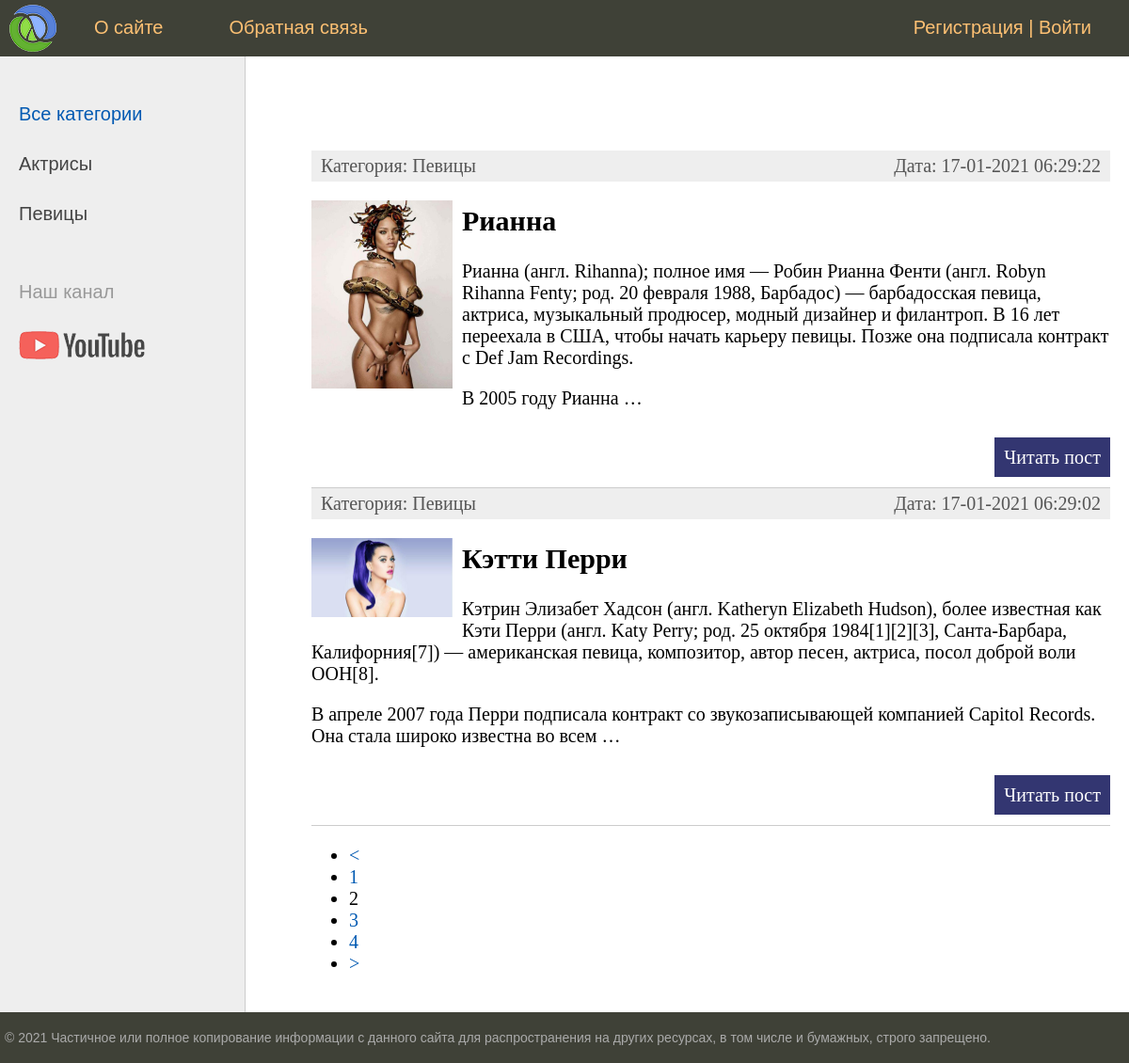
Screenshot of /women/?page=2 with the database file from the repository.
### women/models.py (models this page shows, shortened)
class Category(models.Model):
    name = models.CharField(max_length=100, db_index=True, verbose_name="Категория") # db_index значит что поле индексируемо, то есть поиск по нему происходит немного быстрее
    slug = models.SlugField(max_length=255, unique=True, db_index=True, verbose_name="URL")
    def __str__(self):
        return self.name
    def get_absolute_url(self):
        return reverse('category', kwargs={'cat_slug': self.slug})
    class Meta:
        verbose_name = 'Категория'
        verbose_name_plural = 'Категории'
        ordering = ['id']

class Women(models.Model):
    title = models.CharField(max_length=255, verbose_name="Заголовок")
    slug = models.SlugField(max_length=255, unique=True, db_index=True, verbose_name="URL")# slug необходим для поисковых роботов
    content = models.TextField(blank=True, verbose_name="Текст статьи")
    photo = models.ImageField(upload_to="photos/%Y/%m/%d/", verbose_name="Фото")
    time_create = models.DateTimeField(auto_now_add=True, verbose_name="Время создания")
    time_update = models.DateTimeField(auto_now=True, verbose_name="Время изменения")
    is_published = models.BooleanField(default=True, verbose_name="Публикация")
    cat = models.ForeignKey('Category', on_delete=models.PROTECT, verbose_name="Категория")  # в название поля джанго сам добавит _id
    def get_absolute_url(self):
        return reverse('post', kwargs={'post_slug': self.slug}) #{штука для того чтобы делать ссылки правильно. Кроме этого добавляет кнопкц смотреть страницу в админке}#
    class Meta:
        verbose_name = 'Известная женщина'
        verbose_name_plural = 'Известные женщины'
        ordering = ['-time_create', 'title'] #{ сортировка применяется как на админку, так и на отображение строк при использовании all на самом сайте}#

### women/views.py (the view)
# urls.py: path('', WomenHome.as_view(), name='home'),
class WomenHome(DataMixin, ListView):
    model = Women #отображает все записи
    template_name = 'women/index.html' #чтобы задать уникальный файл
    context_object_name = 'posts'  # чтобы использовать свое наименование переменной , а не object_list
    def get_context_data(self, *, object_list=None, **kwargs): #позволяет передовать не только статические но и динамические данные
        context = super().get_context_data(**kwargs)
        c_def = self.get_user_context(title="Главная страница") # Миксины чтобы убрать дублирование кода
        return dict(list(context.items()) + list(c_def.items()))
    def get_queryset(self):
        return Women.objects.filter(is_published=True)

### women/utils.py (called while the page is built)
        def get_user_context(self, **kwargs):
                context = kwargs
                cats = Category.objects.annotate(Count('women')) #сделали так для того чтобы убрать те категории у которых нет постов
                user_menu = menu.copy()
                if not self.request.user.is_authenticated: #если пользователь не авторизован
                        user_menu.pop(1)  # удаляем второй пункт
                context['menu'] = user_menu
                context['cats'] = cats
                if 'cat_selected' not in context:
                        context['cat_selected'] = 0
                return context

### women/templates/women/index.html (shortened to what this page needs)
{% extends 'women/base.html' %}
{% block content %}
<ul class="list-articles">
	{% for p in posts %}
			<li>
                <div class="article-panel">
                    <p class="first">Категория: {{ p.cat }}</p>
                    <p class="last">Дата: {{ p.time_update|date:"d-m-Y H:i:s" }}</p>
                </div>
            {% if p.photo %}
                <p><img class="img-article-left thumb" src="{{ p.photo.url }}" alt=""></p>
            {% endif %}
                <h2>{{p.title}}</h2>
                {% autoescape on %}
                {{p.content|linebreaks|truncatewords:50}}
                {% endautoescape %}
                <p class="link-read-post"><a href="{{ p.get_absolute_url }}">Читать пост</a></p>
			</li>
	{% endfor %}
</ul>
{% endblock %}

### women/templates/women/base.html (shortened to what this page needs)
{% load static %}
{% load women_tegs %}
<!DOCTYPE html>
<html>
<head>
	<link type="text/css" href="{% static 'women/css/styles.css' %}" rel="stylesheet" />
</head>
<body>
<table class="table-page" border=0 cellpadding="0" cellspacing="0">
<tr><td valign=top>
{% block mainmenu %}
		<div class="header">
			<ul id="mainmenu" class="mainmenu">
			<li class="logo"><a href="{% url 'home' %}"><div class="logo"></div></a></li>
{% for m in menu %}
			<li><a href="{% url m.url_name %}">{{m.title}}</a></li>
{% endfor %}
                <li class="last"><a href="{% url 'register' %}">Регистрация</a> | <a href="{% url 'login' %}">Войти</a></li>
			</ul>
		</div>
{% endblock mainmenu %}
<table class="table-content" border=0 cellpadding="0" cellspacing="0">
<tr>
	<td valign="top" class="left-chapters">
	<ul id="leftchapters">
        {% if cat_selected == 0 %}
            <li class="selected">Все категории</li>
        {% else %}
            <li><a href="{% url 'home' %}">Все категории</a></li>
        {% endif %}
    {% for c in cats %}
        {% if c.women__count > 0 %}
            {% if c.pk == cat_selected %}
                <li class="selected">{{ c.name }}</li>
            {% else %}
                <li><a href="{{ c.get_absolute_url }}">{{ c.name }}</a></li>
            {% endif %}
        {% endif %}
    {% endfor %}
        <li class="share">
		<p>Наш канал</p>
		<a class="share-yt" href="https://www.youtube.com/channel/UClJzWfGWuGJL2t-3dYKcHTA/playlists" target="_blank" rel="nofollow"></a>
		</li>
	</ul>
</td>
<td valign="top" class="content">
	<div class="content-text">
        {% block content %}
        {% endblock %}
    {% if page_obj.has_other_pages %}
        <nav class="list-pages">
            <ul>
            {% if page_obj.has_previous %}
            <li class="page-num">
                <a href="?page={{ page_obj.previous_page_number }}">&lt;</a>
            </li>
            {% endif %}
                {% for p in page_obj.paginator.page_range %}
                    {% if page_obj.number == p %}
                        <li class="page-num page-num-selected">{{ p }}</li>
                    {% elif p >= page_obj.number|add:-2 and p <= page_obj.number|add:2 %}
                        <li class="page-num">
                        <a href="?page={{ p }}">{{ p }}</a>
                    </li>
                    {% endif %}
                {% endfor %}
            {% if page_obj.has_next %}
                <li class="page-num">
                    <a href="?page={{ page_obj.next_page_number }}">&gt;</a>
                </li>
            {% endif %}
            </ul>
        </nav>
    {% endif %}
	</div>
</td></tr></table>
</td></tr>
<tr><td valign=top>
	<div id="footer">
		<p>&copy; 2021 Частичное или полное копирование информации с данного сайта для распространения на других ресурсах, в том числе и бумажных, строго запрещено.</p>
	</div>
</td></tr></table>
</body>
</html>

### women/static/women/css/styles.css (style rules this page uses)
html, body { font-family: 'Arial'; margin: 0; padding: 0; height: 100%; width: 100%; color: #444; }
a { color: #0059b2; text-decoration: none; }
img { max-width: 600px; height: auto; }
img.img-article-left { max-width: 300px; height: auto; float: left; padding: 0 10px 10px 0; }
img.img-article-left.thumb { max-width: 150px; height: auto; }
p.link-read-post { text-align: right; }
p.link-read-post a { padding: 10px; min-width: 100px; background: #333671; color: #fff; text-decoration: none; }
div.article-panel { background: #eee; padding: 5px 10px 5px 10px; box-sizing: border-box; overflow: hidden; color: #555; }
div.article-panel p.first { margin: 0; float: left; }
div.article-panel p.last { margin: 0; float: right; }
ul.list-articles { list-style: none; margin: 0; padding: 0; }
ul.list-articles li { border-bottom: 1px solid #ccc; }
.table-page { width: 100%; height: 100%; vertical-align: top; }
.table-page tr { height: 100%; }
.header { background: #3F4137; height: 60px; }
.logo { background: url('../images/logo.png') no-repeat 10px 5px; width: 70px; height: 60px; }
ul.mainmenu { list-style: none; margin: 0; padding: 0; height: 60px; color: #fdc073; font-size: 20px; overflow: hidden; }
ul.mainmenu li { float: left; margin: 18px 40px 0 30px; }
ul.mainmenu li.logo { margin: 0; }
ul.mainmenu li.last { float: right; }
ul.mainmenu li a { color: #fdc073; text-decoration: none; }
.table-content { width: 100%; min-height: 100%; height: 100%; }
.left-chapters { margin: 0; background: #eee; border-right: 1px solid #ccc; min-height: 100%; }
.left-chapters ul { width: 230px; min-height: 100%; margin: 0; padding: 20px 10px 10px 20px; list-style: none; font-size: 20px; }
.left-chapters ul li { margin: 30px 0 0 0; color: #999; }
.left-chapters ul li.selected { color: #0059b2; }
.left-chapters ul li a { color: #444; text-decoration: none; }
.left-chapters ul li.share { margin: 60px 0 0 0; }
.left-chapters ul li.share p { margin: 30px 0 30px 0; }
.left-chapters ul li.share a { display: inline-block; width: 40px; height: 40px; margin: 0 20px 0 0; }
.left-chapters ul li.share a.share-yt { width: 100%; height: 30px; background: url('../images/share_yt.png') no-repeat 0 0 }
.content { padding: 40px 20px 20px 40px; width: 100%; box-sizing: border-box; }
.content-text { margin: 60px 0 0 30px; color: #000; font-size: 20px; font-family: Yandex Sans Display Light; }
#footer { box-sizing: border-box; background: #3F4137; padding: 5px; color: #aaa; font-size: 14px; font-family: Verdana, Geneva, Arial, Helvetica; text-align: left; overflow: hidden; }

### rows the page displays
Category: name "Актрисы"
Category: name "Певицы"
Women: cat "Певицы", time_update "17-01-2021 06:29:22", photo (picture), title "Рианна", content "Рианна (англ. Rihanna); полное имя — Робин Рианна Фенти (англ. Robyn Rihanna Fenty; род. 20 февраля 1988, Барбадос) — барбадосская певица, актриса, музыкальный продюсер, модный дизайнер и филантроп. В 16 лет переехала в США, чтобы начать карьеру певицы. Позже она подписала контракт с Def Jam Recordings. В 2005 году Рианна …"
Women: cat "Певицы", time_update "17-01-2021 06:29:02", photo (picture), title "Кэтти Перри", content "Кэтрин Элизабет Хадсон (англ. Katheryn Elizabeth Hudson), более известная как Кэти Перри (англ. Katy Perry; род. 25 октября 1984[1][2][3], Санта-Барбара, Калифорния[7]) — американская певица, композитор, автор песен, актриса, посол доброй воли ООН[8]. В апреле 2007 года Перри подписала контракт со звукозаписывающей компанией Capitol Records. Она стала широко известна во всем …"

### other values shown
{{ m.title }} "О сайте" "Обратная связь"
{{ p }} "1" "3" "4"
{{ p }} "2"
